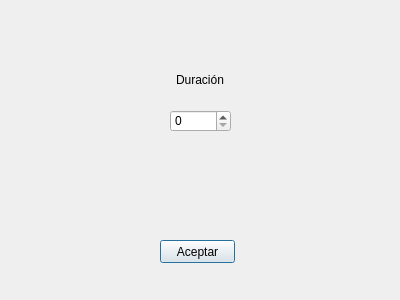
<?xml version="1.0" encoding="UTF-8"?>
<ui version="4.0">
 <class>SilencioDialog</class>
 <widget class="QDialog" name="SilencioDialog">
  <property name="geometry">
   <rect>
    <x>0</x>
    <y>0</y>
    <width>400</width>
    <height>300</height>
   </rect>
  </property>
  <property name="windowTitle">
   <string>SilencioDialog</string>
  </property>
  <widget class="QPushButton" name="pushButton">
   <property name="geometry">
    <rect>
     <x>160</x>
     <y>240</y>
     <width>75</width>
     <height>23</height>
    </rect>
   </property>
   <property name="text">
    <string>Aceptar</string>
   </property>
  </widget>
  <widget class="QLabel" name="label">
   <property name="geometry">
    <rect>
     <x>176</x>
     <y>70</y>
     <width>51</width>
     <height>20</height>
    </rect>
   </property>
   <property name="text">
    <string>Duración</string>
   </property>
  </widget>
  <widget class="QSpinBox" name="spinBox">
   <property name="geometry">
    <rect>
     <x>170</x>
     <y>110</y>
     <width>61</width>
     <height>22</height>
    </rect>
   </property>
  </widget>
 </widget>
 <layoutdefault spacing="6" margin="11"/>
 <resources/>
 <connections/>
</ui>
